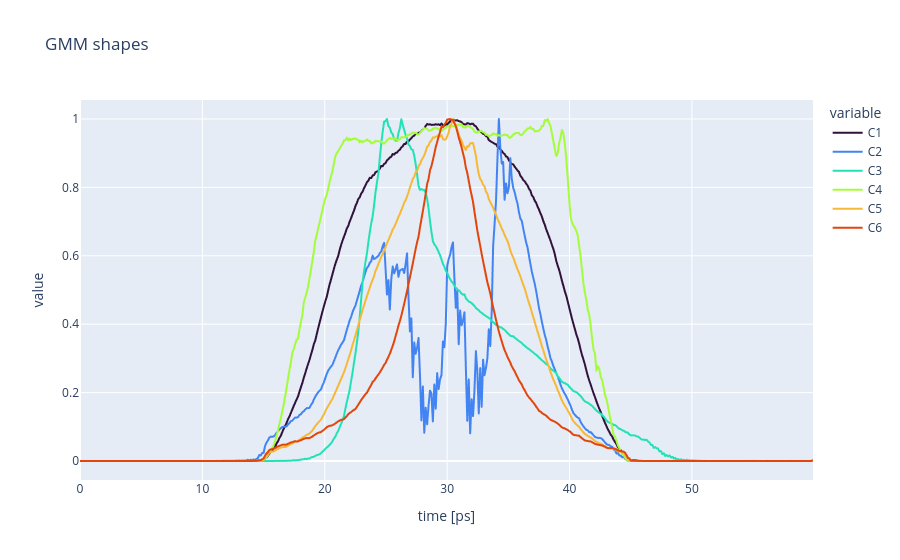

Notebook code for this chart:
### Code cell
mean_shapes_df = np.load("data/external/shape_cluser_means.npz")
mean_shapes_df = pd.DataFrame(
    mean_shapes_df["shapes"].T,
    columns=mean_shapes_df["labels"],
    index=mean_shapes_df["time"],
)
mean_shapes_df.index.name = "time [ps]"
fig = px.line(
    mean_shapes_df,
    y=mean_shapes_df.columns,
    title="GMM shapes",
)
for trace, c in zip(fig.data, cmap(len(fig.data))):
    trace.line.color = c
fig.show()

### Figure 1 — Plotly figure (JSON) as saved in the notebook; plotly's stock layout.template omitted (floating-point values rounded to 4 significant figures; data arrays with more than 128 entries replaced by an {"elided": "..."} marker saying what was removed)
{"data": [{"hovertemplate": "variable=C1<br>time [ps]=%{x}<br>value=%{y}<extra></extra>", "legendgroup": "C1", "line": {"color": "rgb(48, 18, 59)", "dash": "solid"}, "marker": {"symbol": "circle"}, "mode": "lines", "name": "C1", "showlegend": true, "type": "scattergl", "x": {"elided": "512 float values"}, "xaxis": "x", "y": {"elided": "512 float values"}, "yaxis": "y"}, {"hovertemplate": "variable=C2<br>time [ps]=%{x}<br>value=%{y}<extra></extra>", "legendgroup": "C2", "line": {"color": "rgb(66, 132, 242)", "dash": "solid"}, "marker": {"symbol": "circle"}, "mode": "lines", "name": "C2", "showlegend": true, "type": "scattergl", "x": {"elided": "512 float values"}, "xaxis": "x", "y": {"elided": "512 float values"}, "yaxis": "y"}, {"hovertemplate": "variable=C3<br>time [ps]=%{x}<br>value=%{y}<extra></extra>", "legendgroup": "C3", "line": {"color": "rgb(33, 226, 181)", "dash": "solid"}, "marker": {"symbol": "circle"}, "mode": "lines", "name": "C3", "showlegend": true, "type": "scattergl", "x": {"elided": "512 float values"}, "xaxis": "x", "y": {"elided": "512 float values"}, "yaxis": "y"}, {"hovertemplate": "variable=C4<br>time [ps]=%{x}<br>value=%{y}<extra></extra>", "legendgroup": "C4", "line": {"color": "rgb(164, 252, 59)", "dash": "solid"}, "marker": {"symbol": "circle"}, "mode": "lines", "name": "C4", "showlegend": true, "type": "scattergl", "x": {"elided": "512 float values"}, "xaxis": "x", "y": {"elided": "512 float values"}, "yaxis": "y"}, {"hovertemplate": "variable=C5<br>time [ps]=%{x}<br>value=%{y}<extra></extra>", "legendgroup": "C5", "line": {"color": "rgb(247, 184, 54)", "dash": "solid"}, "marker": {"symbol": "circle"}, "mode": "lines", "name": "C5", "showlegend": true, "type": "scattergl", "x": {"elided": "512 float values"}, "xaxis": "x", "y": {"elided": "512 float values"}, "yaxis": "y"}, {"hovertemplate": "variable=C6<br>time [ps]=%{x}<br>value=%{y}<extra></extra>", "legendgroup": "C6", "line": {"color": "rgb(226, 70, 11)", "dash": "solid"}, "marker": {"symbol": "circle"}, "mode": "lines", "name": "C6", "showlegend": true, "type": "scattergl", "x": {"elided": "512 float values"}, "xaxis": "x", "y": {"elided": "512 float values"}, "yaxis": "y"}], "layout": {"legend": {"title": {"text": "variable"}, "tracegroupgap": 0}, "title": {"text": "GMM shapes"}, "xaxis": {"anchor": "y", "domain": [0, 1], "title": {"text": "time [ps]"}}, "yaxis": {"anchor": "x", "domain": [0, 1], "title": {"text": "value"}}}}
